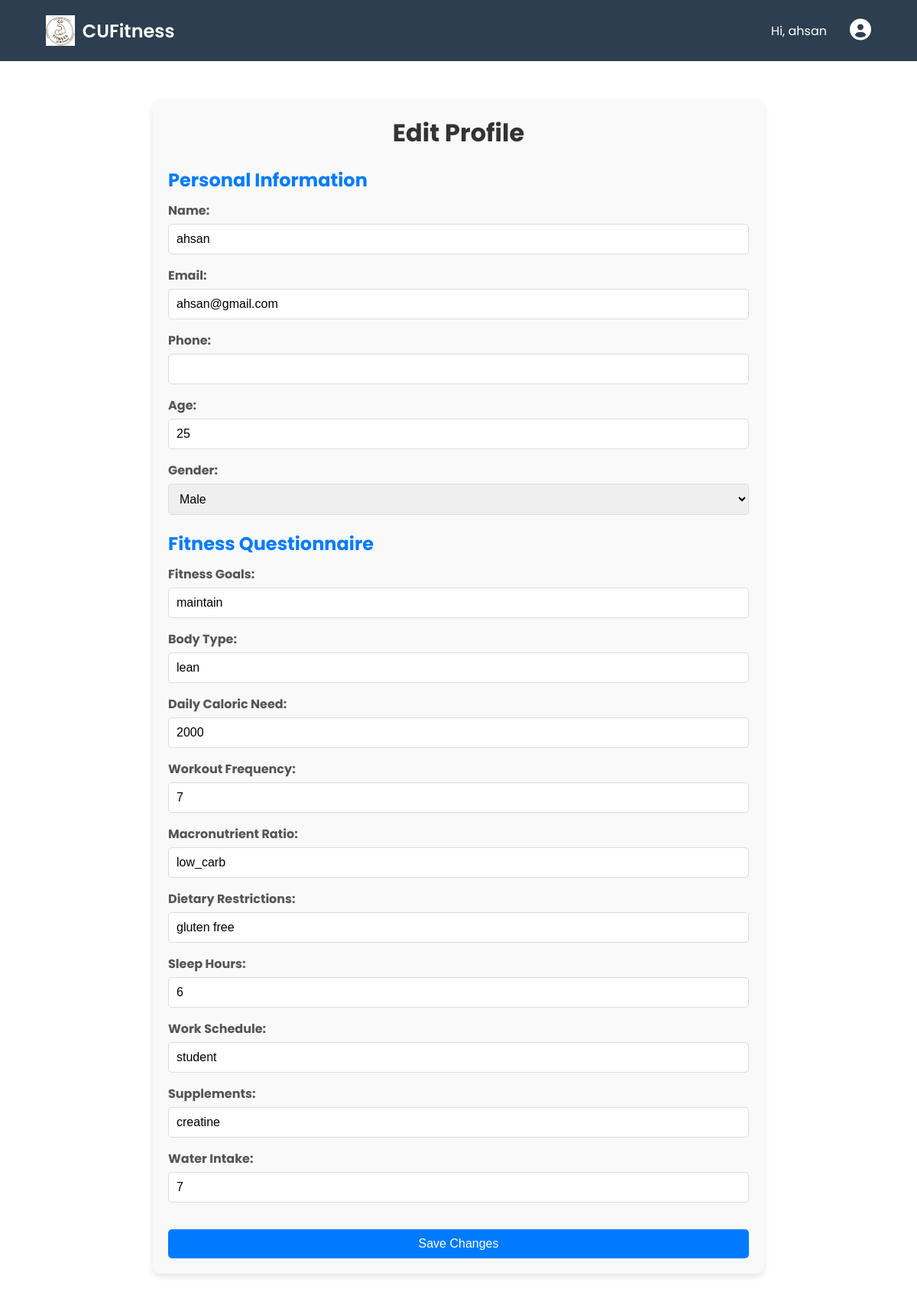
Page /edit_profile/ (signed in) on the committed database.
### database/models.py (models this page shows)
class CustomUser(AbstractBaseUser, PermissionsMixin):
    email = models.EmailField(unique=True)
    username = models.CharField(max_length=150, unique=True)
    phone = models.CharField(max_length=15, blank=True, null=True)  # Optional phone number
    age = models.PositiveIntegerField(blank=True, null=True)  # Optional age
    gender = models.CharField(max_length=10, blank=True, null=True)  # Optional gender
    receive_updates = models.BooleanField(default=False)
    is_active = models.BooleanField(default=True)
    is_staff = models.BooleanField(default=False)
    date_joined = models.DateTimeField(default=timezone.now)
    objects = CustomUserManager()
    USERNAME_FIELD = 'email'  # Use email as the unique identifier
    REQUIRED_FIELDS = ['username']  # Required in addition to the email field when creating a superuser
    def __str__(self):
        return self.email

class UserQuestionnaire(models.Model):
    user = models.OneToOneField(CustomUser, on_delete=models.CASCADE, related_name='questionnaire')
    fitness_goals = models.CharField(max_length=255, default="General health")  # Required with default
    body_type = models.CharField(max_length=255, default="Average")  # Required with default
    daily_caloric_need = models.IntegerField(default=2000)  # Required with default
    workout_frequency = models.CharField(max_length=255, default="3 days/week, Moderate")  # Required with default
    macronutrient_ratio = models.CharField(max_length=255, default="Balanced")  # Required with default
    dietary_restrictions = models.CharField(max_length=255, default="None")  # Required with default
    sleep_hours = models.IntegerField(default=7)  # Required with default
    work_schedule = models.CharField(max_length=255, default="9-5 Job")  # Required with default
    supplements = models.CharField(max_length=255, default="None")  # Required with default
    water_intake = models.CharField(max_length=255, default="2 liters")  # Required with default
    created_at = models.DateTimeField(auto_now_add=True)
    updated_at = models.DateTimeField(auto_now=True)
    def __str__(self):
        return f"Questionnaire for {self.user.username}"

### myapp/views.py (the view, shortened to what this page needs)
# urls.py: path('edit_profile/', views.edit_profile, name='edit_profile'),
@login_required
def edit_profile(request):
    user = request.user
    print("Inside edit profile request")
    print(request.user.is_authenticated)
    print(user)
    try:
        questionnaire = user.questionnaire
        print("Questionnaire does exist")
        print(questionnaire)
    except Exception as e:
        print("Questionnaire not exist")
        questionnaire = create_default_questionnare(request)
    return render(request, 'myapp/edit_profile.html') # Edit Profile Page

### myapp/templates/myapp/edit_profile.html (shortened to what this page needs)
{% load static %}
<!DOCTYPE html>
<html lang="en">
  <head>
    <link
      rel="stylesheet"
      href="https://cdnjs.cloudflare.com/ajax/libs/font-awesome/6.0.0-beta3/css/all.min.css"
    />
    <link
      rel="stylesheet"
      href="{% static 'myApp/styles.css' %}?v={{ timestamp }}"
    />
    <link
      rel="stylesheet"
      href="{% static 'myApp/css/ai_agent.css' %}?v={{ timestamp }}"
    />
    <link
      rel="stylesheet"
      href="{% static 'myApp/css/edit_profile.css' %}?v={{ timestamp }}"
    />
  </head>
  <body>
    <header class="header">
      <div class="container">
        <div class="logo" onclick="goHome()">
          <img src="{% static 'myapp/logo.png' %}" alt="CUFitness Logo" />
          <span>CUFitness</span>
        </div>
        <div class="navbar-wrapper">
          <span>Hi, {{ request.user.username }}</span>
          <div class="cta">
            {% if request.user.is_authenticated %}
            <div class="profile-dropdown">
              <button class="profile-icon" onclick="toggleProfileDropdown()">
                <i class="fas fa-user-circle"></i>
              </button>
            </div>
            {% else %}
            <a href="{% url 'log__in' %}" class="btn-login">Login</a>
            <div class="vl"></div>
            <a href="{% url 'sign__up' %}" class="btn-register">Sign Up</a>
            {% endif %}
          </div>
        </div>
      </div>
    </header>
    <div class="edit-profile-container">
        <h1>Edit Profile</h1>
        <form method="post" class="edit-profile-form">
            <h2>Personal Information</h2>
            <div class="form-group">
                <label for="name">Name:</label>
                <input type="text" id="name" name="name" value="{{ user.username }}" required>
            </div>
            <div class="form-group">
                <label for="email">Email:</label>
                <input type="email" id="email" name="email" value="{{ user.email }}" required>
            </div>
            <div class="form-group">
                <label for="phone">Phone:</label>
                <input type="text" id="phone" name="phone" value="{{ user.phone|default_if_none:'' }}">
            </div>
            <div class="form-group">
                <label for="age">Age:</label>
                <input type="number" id="age" name="age" value="{{ user.age|default:0 }}">
            </div>
            <div class="form-group">
                <label for="gender">Gender:</label>
                <select id="gender" name="gender">
                    <option value="Male" {% if user.gender == "Male" %}selected{% endif %}>Male</option>
                </select>
            </div>
            <h2>Fitness Questionnaire</h2>
            <div class="form-group">
                <label for="fitness_goals">Fitness Goals:</label>
                <input type="text" id="fitness_goals" name="fitness_goals" value="{{ user.questionnaire.fitness_goals }}">
            </div>
            <div class="form-group">
                <label for="body_type">Body Type:</label>
                <input type="text" id="body_type" name="body_type" value="{{ user.questionnaire.body_type }}">
            </div>
            <div class="form-group">
                <label for="daily_caloric_need">Daily Caloric Need:</label>
                <input type="number" id="daily_caloric_need" name="daily_caloric_need" value="{{ user.questionnaire.daily_caloric_need }}">
            </div>
            <div class="form-group">
                <label for="workout_frequency">Workout Frequency:</label>
                <input type="text" id="workout_frequency" name="workout_frequency" value="{{ user.questionnaire.workout_frequency }}">
            </div>
            <div class="form-group">
                <label for="macronutrient_ratio">Macronutrient Ratio:</label>
                <input type="text" id="macronutrient_ratio" name="macronutrient_ratio" value="{{ user.questionnaire.macronutrient_ratio }}">
            </div>
            <div class="form-group">
                <label for="dietary_restrictions">Dietary Restrictions:</label>
                <input type="text" id="dietary_restrictions" name="dietary_restrictions" value="{{ user.questionnaire.dietary_restrictions }}">
            </div>
            <div class="form-group">
                <label for="sleep_hours">Sleep Hours:</label>
                <input type="number" id="sleep_hours" name="sleep_hours" value="{{ user.questionnaire.sleep_hours }}">
            </div>
            <div class="form-group">
                <label for="work_schedule">Work Schedule:</label>
                <input type="text" id="work_schedule" name="work_schedule" value="{{ user.questionnaire.work_schedule }}">
            </div>
            <div class="form-group">
                <label for="supplements">Supplements:</label>
                <input type="text" id="supplements" name="supplements" value="{{ user.questionnaire.supplements }}">
            </div>
            <div class="form-group">
                <label for="water_intake">Water Intake:</label>
                <input type="text" id="water_intake" name="water_intake" value="{{ user.questionnaire.water_intake }}">
            </div>
            <button type="submit" class="submit-button">Save Changes</button>
        </form>
    </div>
  </body>
</html>

### myapp/static/myapp/styles.css (style rules this page uses)
body { font-family: "Poppins", sans-serif; margin: 0; padding: 0; box-sizing: border-box; color: #333; }
.container { width: 90%; max-width: 1200px; margin: 0 auto; }
.header { background: #2c3e50; color: #fff; padding: 20px 0; }
.header .container { display: flex; justify-content: space-between; align-items: center; }
.logo { display: flex; align-items: center; font-size: 24px; font-weight: 600; cursor: pointer; }
.logo img { height: 40px; margin-right: 10px; }
.navbar-wrapper { display: flex; align-items: center; gap: 30px; }
.cta { display: flex; align-items: start; justify-items: start; margin: 0px; height: 100%; }
.profile-dropdown { position: relative; }
.profile-icon { background: none; border: none; color: white; font-size: 28px; cursor: pointer; }

### myapp/static/myapp/css/edit_profile.css (style rules this page uses)
* { box-sizing: border-box; margin: 0; padding: 0; }
.edit-profile-container { max-width: 800px; margin: 50px auto; padding: 20px; background-color: #f9f9f9; border-radius: 10px; box-shadow: 0 4px 8px rgba(0, 0, 0, 0.1); }
.edit-profile-container h1 { text-align: center; margin-bottom: 20px; color: #333; }
.edit-profile-container h2 { margin-top: 20px; margin-bottom: 10px; color: #007bff; }
.form-group { margin-bottom: 15px; }
.form-group label { display: block; margin-bottom: 5px; font-weight: bold; color: #555; }
.form-group input, .form-group select { width: 100%; padding: 10px; border: 1px solid #ddd; border-radius: 5px; font-size: 16px; box-sizing: border-box; }
.submit-button { width: 100%; padding: 10px; background-color: #007bff; color: white; border: none; border-radius: 5px; font-size: 16px; cursor: pointer; margin-top: 20px; }

### rows in the picture
CustomUser: user.username "ahsan", name "ahsan", email "ahsan@gmail.com", age "25", gender "Male", fitness_goals "maintain", body_type "lean", daily_caloric_need "2000", workout_frequency "7", macronutrient_ratio "low_carb", dietary_restrictions "gluten free", sleep_hours "6", work_schedule "student", supplements "creatine", water_intake "7"
